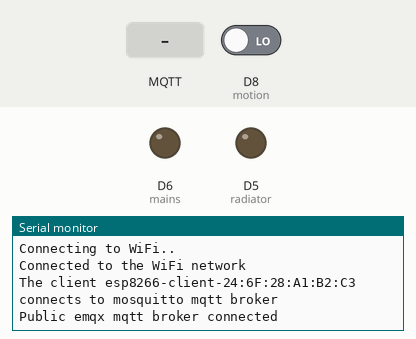
This sketch was run on a simulated ESP8266 (NodeMCU). Shown: output pins drawn as LEDs (lit = HIGH), the last lines printed to the serial monitor. Inputs (shaded band) come from the test bench; at power-on: D8 (motion) LOW. WiFi joins after 1.5 s; servers stay silent unless stated; no MQTT or app messages arrive unless stated.

Above: at 2.7 s.
2.8 s: MQTT message "on" arrives on the first subscribed topic
At 3.4 s:
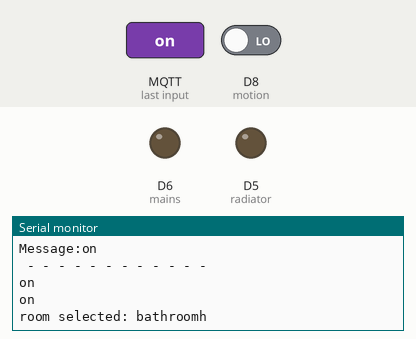
4.3 s: MQTT message "1" arrives on the first subscribed topic
At 5.5 s:
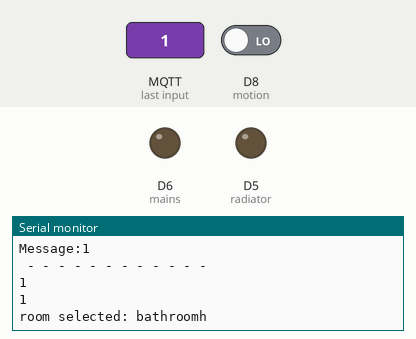
5.8 s: MQTT message "off" arrives on the first subscribed topic
At 6.9 s:
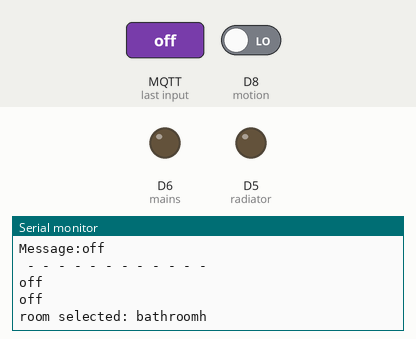

Measured:
- after the input at 2.8 s, the serial monitor: prints a new line at once (image 1)
- after the input at 4.3 s, the serial monitor: prints a new line at once (image 2)
- after the input at 5.8 s, the serial monitor: prints a new line at once (image 3)

The sketch:

RASPBERRY_PI_ROOM.ino
```cpp
#include <ESP8266WiFi.h>
#include <PubSubClient.h>
#include <EMailSender.h>
#include <AccelStepper.h>
// WiFi
const char *ssid = ""; // Enter your WiFi name
const char *password = "";  // Enter WiFi password
// MQTT Broker
const char *mqtt_broker = "192.168.1.28"; // Enter your WiFi or Ethernet IP
const char *topic = "TEST";
const int mqtt_port = 1883;
const int radiator = D5;
const int mains=D6;
const int window=D7;
const int motion=D8;
int detection=0;
int pastmillis=0;
const String heating[6]={"bedroom1h","bedroom2h","livingroomh","kitchenh","officeh","bathroomh"};
const String lighting[6]={"bedroom1","bedroom2","livingroom","kitchen","office","bathroom"};
const String room1="kitchen";
int revolution = 4096*3;
String past_value="";
#define IN1 D1
#define IN2 D2
#define IN3 D3
#define IN4 D4
EMailSender emailSend("esp8266server124@gmail.com", "kfwhpfeyrhusxkck");
#define user_email "17cheungw@bluecoatstudent.org.uk"
AccelStepper stepper(AccelStepper::HALF4WIRE, IN1, IN3, IN2, IN4);
WiFiClient espClient;
PubSubClient client(espClient);
void setup() {
 Serial.begin(115200);
 stepper.setMaxSpeed(500);
 stepper.setAcceleration(100);
 pinMode(motion,OUTPUT);
 pinMode(radiator, OUTPUT);
 pinMode(mains, OUTPUT);
 pinMode(window,INPUT);
 pinMode(motion,INPUT);
 digitalWrite(radiator, LOW);
 digitalWrite(mains, LOW);
 WiFi.begin(ssid, password);
 while (WiFi.status() != WL_CONNECTED) {
  delay(500);
  Serial.println("Connecting to WiFi..");
 }
 Serial.println("Connected to the WiFi network");
 client.setServer(mqtt_broker, mqtt_port);
 client.setCallback(callback);

 while (!client.connected()) {
 String client_id = "esp8266-client-";
 client_id += String(WiFi.macAddress());

 Serial.printf("The client %s connects to mosquitto mqtt broker\n", client_id.c_str());

 if (client.connect(client_id.c_str())) {
  Serial.println("Public emqx mqtt broker connected");
 } else {
  Serial.print("failed with state ");
  Serial.print(client.state());
  delay(2000);
 }
}
 client.subscribe(topic);

}
void callback(char *topic, byte *payload, unsigned int length) {
 Serial.print("Message arrived in topic: ");
 Serial.println(topic);
 Serial.print("Message:");

 String command="";
 for (int i = 0; i < length; i++) {
  Serial.print((char) payload[i]);
  command=command+(char) payload[i];


 }
 if (past_value!=command){
 Serial.println();
 Serial.println(" - - - - - - - - - - - -");
 int index = command.indexOf(' ');
 String state = command.substring(0,index);
 String room = command.substring(index+1, command.length());
 Serial.println(state);
 Serial.println(room);
 int selection=-1;
 int type;
 for (int i=0; i < 6; i++){
   if (heating[i]==room){
     type=0;
     selection=i;
     break;
   }
 }
if (selection==-1){
  for (int i=0; i < 6; i++){
  if (lighting[i]==room){
     type=1;
     selection=i;
     break;
  }
}
 Serial.println("room selected: "+lighting[selection]);
}
else{
  Serial.println("room selected: "+heating[selection]);
}


 if (type==0){
      if (room1 == lighting[selection]){
        if (state=="on"){
          Serial.println("heating in "+ room1+ " is on");
          digitalWrite(radiator, HIGH);
          stepper.moveTo(-revolution);
          stepper.runToPosition();
          if (digitalRead(window)==LOW){
            EMailSender::EMailMessage message;
            message.subject = "HEATING CONDITIONS";
            message.message = "the window in "+room1+" is open";
            EMailSender::Response resp = emailSend.send(user_email, message);
        }
        }
        else{
          Serial.println("heating in "+ room1+ " is off");
          digitalWrite(radiator, LOW);
        }

      }
  }
else if (type==1){
      if (room1 == lighting[selection]){
        if (state=="on"){
          Serial.println("lights in "+ room1+ " is on");
          digitalWrite(mains, HIGH);
        }
        else{
          Serial.println("lights in "+ room1+ " is off");
          digitalWrite(mains, LOW);
        }

      }
  }}
  past_value=command;
  if (digitalRead(motion)==LOW){
    detection=millis()-pastmillis;

  }
  else {
    pastmillis=millis();
    detection=0;
  }
  if (detection>30000){
    digitalWrite(mains,LOW);
    digitalWrite(radiator,LOW);
    String newdata="off kitchen";
    client.publish("new_data",newdata.c_str());
    EMailSender::EMailMessage message;
    message.subject = "ACTIVITY IN KITCHEN CLOSED";
    message.message = "No motion detected in "+room1+" ,all processes switched off";
    EMailSender::Response resp = emailSend.send(user_email, message);

  }
  delay(100);

}
void loop() {
 client.loop();
}
```
